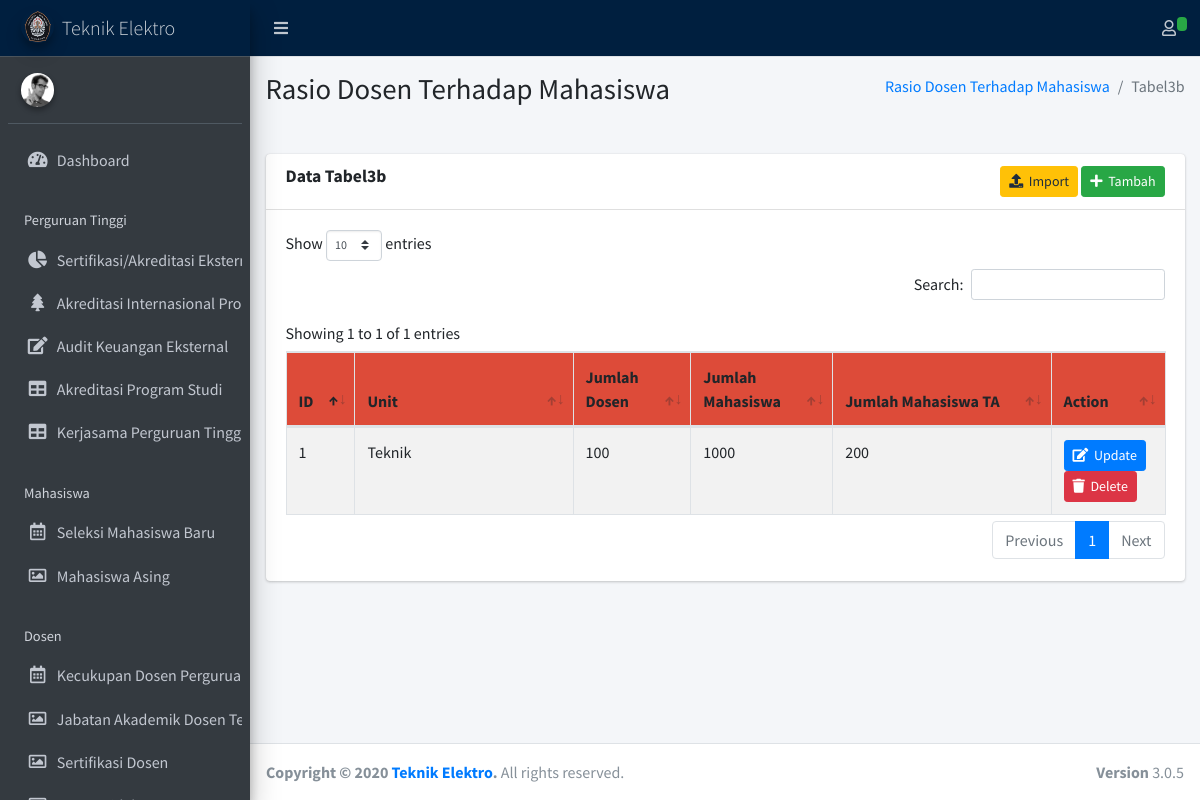
Page /index.php/tabel3b on the committed database.
### tables this page shows
CREATE TABLE `tabel3b` (
  `id` int(11) NOT NULL,
  `unit` varchar(128) NOT NULL,
  `jumlah_dosen` int(11) NOT NULL,
  `jumlah_mahasiswa` int(11) NOT NULL,
  `jumlah_mahasiswa_ta` int(11) NOT NULL,
  `created_at` datetime NOT NULL,
  `updated_at` datetime NOT NULL
);

### application/controllers/Tabel3b.php (called while the page is built, shortened)
<?php
class Tabel3b extends CI_Controller {
    public function __construct()
    {
        $this->load->model('Tabel3bModel');
    }
	public function index()
	{
        $tabel3bs = $this->Tabel3bModel->show();
        $this->load->view('main.php',[
            "page" => "tabel3b",
            "content" => [],
            "tabel3bs" => $tabel3bs,
        ]);
    }
}

### index.php (called while the page is built, shortened)
<?php
require_once BASEPATH.'core/CodeIgniter.php';

### application/models/Tabel3bModel.php (called while the page is built, shortened)
<?php if(!defined('BASEPATH')) exit('Hacking Attempt : Keluar dari sistem..!!');
class Tabel3bModel extends CI_Model
{
    public function show()
    {
        $this->db->select('*');
        return $this->db->get('tabel3b')->result();
    }
}

### application/views/pages/tabel3b.php (the view, shortened to what this page needs)
<div class="content-wrapper">
	<section class="content-header">
      <div class="container-fluid">
        <div class="row mb-2">
          <div class="col-sm-6">
            <h1>Rasio Dosen Terhadap Mahasiswa</h1>
          </div>
          <div class="col-sm-6">
            <ol class="breadcrumb float-sm-right">
              <li class="breadcrumb-item"><a href="#">Rasio Dosen Terhadap Mahasiswa</a></li>
              <li class="breadcrumb-item active">Tabel3b</li>
            </ol>
          </div>
        </div>
      </div>
    </section>
	<br>
	<section class="content">
		<div class="container-fluid">
			<div class="row">
				<div class="col-12">
					<div class="card">
						<div class="card-header">
							<h3 class="card-title"><b>Data Tabel3b </b></h3>
							<div class="text-right">
								<button type="button" class="btn btn-sm btn-warning" data-toggle="modal"
									data-target="#import-tabel3b"><i class="fa fa-upload"></i>&nbsp&nbspImport</button>
								<button type="button" class="btn btn-sm btn-success" data-toggle="modal"
									data-target="#tambah-tabel3b"><i class="fa fa-plus"></i>&nbsp&nbspTambah</button>
							</div>
						</div>
						<div class="card-body table-responsive">
							<table class="table table-striped table-bordered table-hover dataku">
								<thead class="atas">
									<tr>
										<th width="5%">ID</th>
										<th width="20%">Unit</th>
										<th width="10%">Jumlah Dosen</th>
										<th width="10%">Jumlah Mahasiswa</th>
										<th width="20%">Jumlah Mahasiswa TA</th>
										<th width="10%">Action</th>
									</tr>
								</thead>
								<tbody>
									<?php
									$no=1;
									foreach ($tabel3bs as $tabel3b) {
									?>
									<tr>
										<td><?php echo $no; ?></td>
										<td><?php echo $tabel3b->unit; ?></td>
										<td><?php echo $tabel3b->jumlah_dosen; ?></td>
										<td><?php echo $tabel3b->jumlah_mahasiswa; ?></td>
										<td><?php echo $tabel3b->jumlah_mahasiswa_ta; ?></td>
										<td>
											<button type="button" class="btn btn-sm btn-primary" data-toggle="modal"
												data-target="#edit-tabel3b<?php echo $tabel3b->id;?>"><i
													class="fa fa-edit"></i>&nbsp&nbspUpdate</button>
											<a class="btn btn-danger btn-sm delete-link" href="<?= base_url('Tabel3b/delete/'.$tabel3b->id);?>"><i
													class="fa fa-trash "></i>&nbsp&nbspDelete</a>
										</td>
									</tr>
									<?php $no++; } ?>
								</tbody>
							</table>
						</div>
					</div>
				</div>
			</div>
		</div>
	</section>
</div>

### application/views/templates/head.php (style rules this page uses)
.atas { background-color: #DD4B39; border-color: green; border-color: green; }

### rows in the picture
tabel3b: unit "Teknik", jumlah_dosen "100", jumlah_mahasiswa "1000", jumlah_mahasiswa_ta "200"
